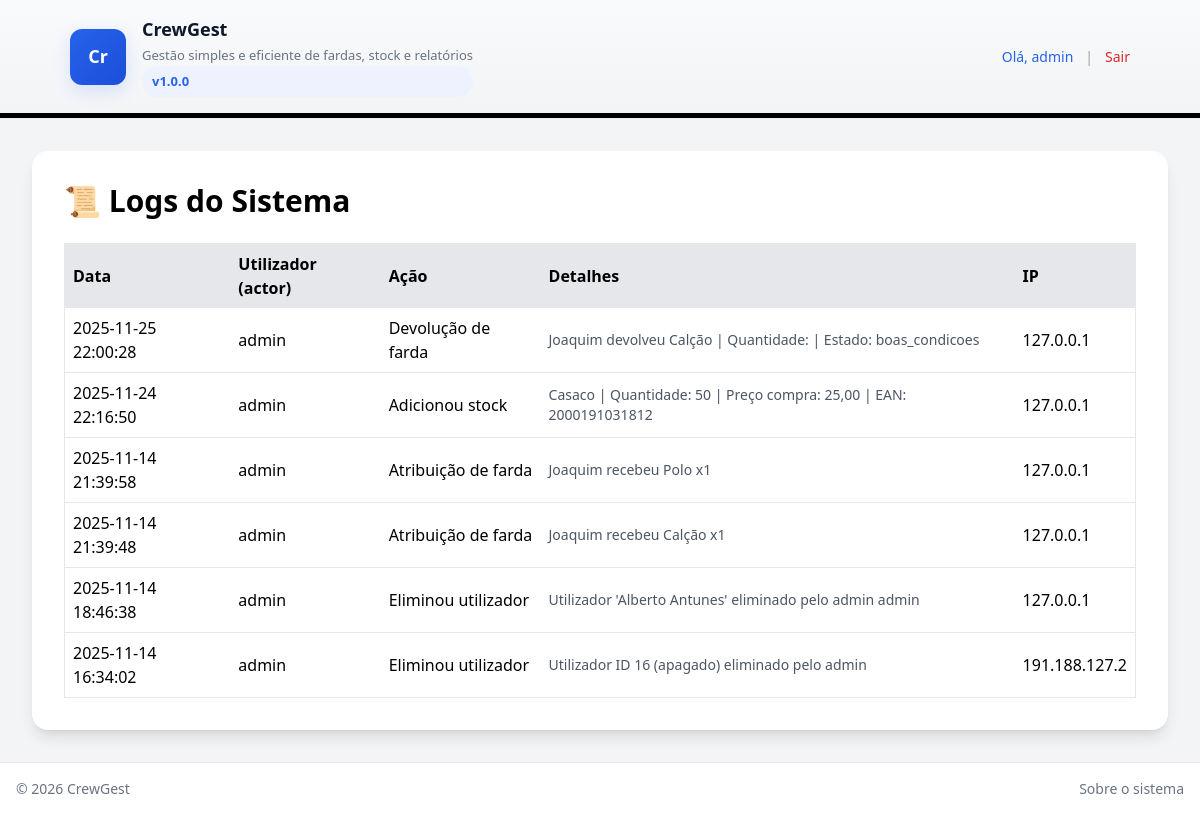
The page /reports/logs.php (signed in) on the database as committed earlier.
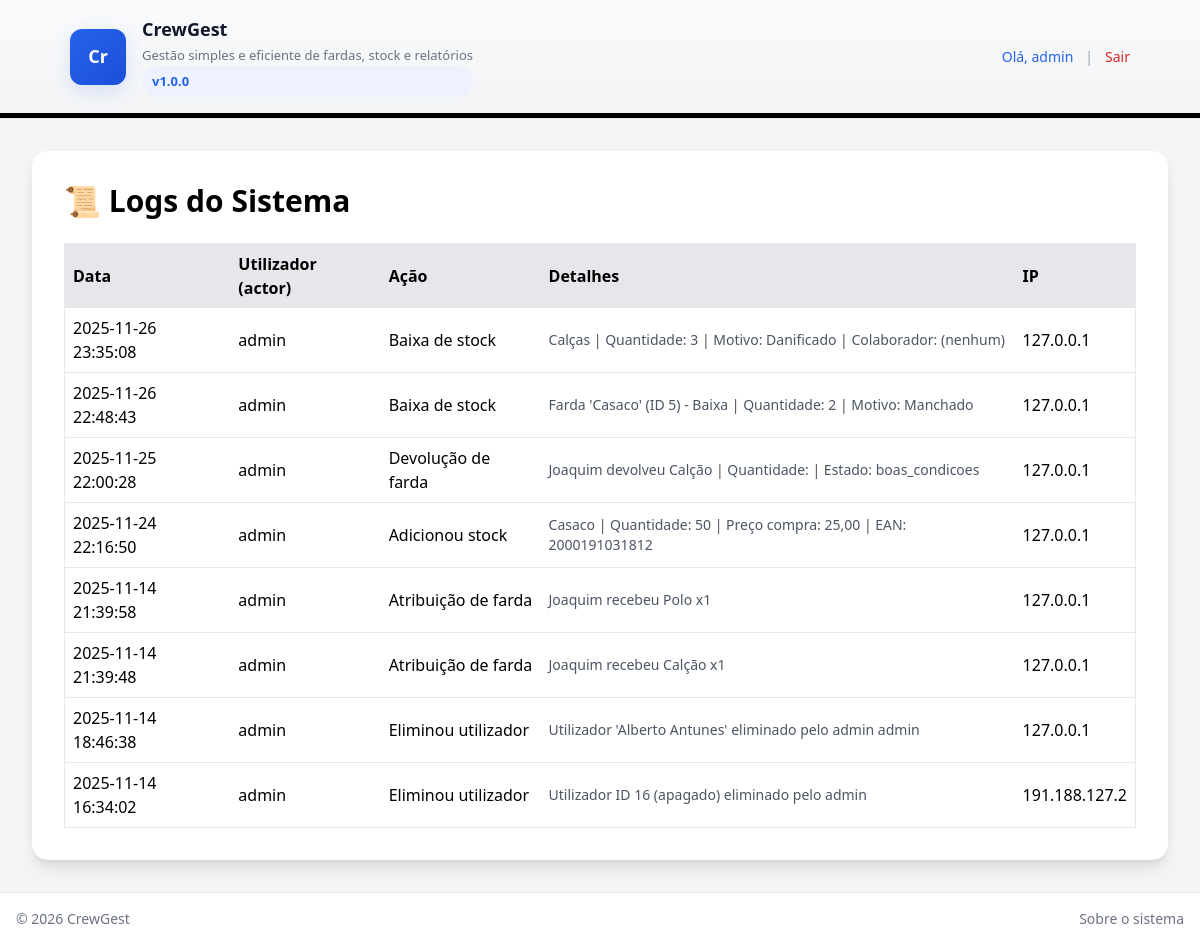
The same page on the database as committed later.
### tables this page shows
CREATE TABLE `logs` (
  `id` int(10) UNSIGNED NOT NULL,
  `user_id` int(10) UNSIGNED DEFAULT NULL,
  `acao` varchar(255) NOT NULL,
  `detalhes` text DEFAULT NULL,
  `ip` varchar(50) DEFAULT NULL,
  `criado_em` timestamp NOT NULL DEFAULT current_timestamp()
);

CREATE TABLE `utilizadores` (
  `id` int(11) UNSIGNED NOT NULL,
  `nome` varchar(255) NOT NULL,
  `email` varchar(255) NOT NULL,
  `password_hash` varchar(255) NOT NULL,
  `google_authenticator_secret` varchar(255) DEFAULT NULL,
  `role_id` int(10) UNSIGNED DEFAULT NULL,
  `is_active` tinyint(1) NOT NULL DEFAULT 0,
  `created_at` timestamp NOT NULL DEFAULT current_timestamp(),
  `updated_at` timestamp NOT NULL DEFAULT current_timestamp() ON UPDATE current_timestamp()
);

### reports/logs.php (the view, shortened to what this page needs)
<?php
require_once '../config/db.php';
$stmt = $pdo->query("
    SELECT l.*, u.nome AS nome_utilizador
    FROM logs l
    LEFT JOIN utilizadores u ON u.id = l.user_id
    ORDER BY l.id DESC
");
$logs = $stmt->fetchAll(PDO::FETCH_ASSOC);
?>
<!DOCTYPE html>
<html lang="pt-PT">
<head>
    <link href="../public/css/style.css" rel="stylesheet">
</head>
<body class="bg-gray-100">
<?php include '../src/templates/header.php'; ?>
<main class="p-8 max-w-7xl mx-auto">
    <div class="mx-auto bg-white p-8 rounded-2xl shadow-lg">
    <h1 class="text-3xl font-bold mb-6">📜 Logs do Sistema</h1>
    <table class="min-w-full border">
        <thead>
            <tr class="bg-gray-200 text-left">
                <th class="p-2">Data</th>
                <th class="p-2">Utilizador (actor)</th>
                <th class="p-2">Ação</th>
                <th class="p-2">Detalhes</th>
                <th class="p-2">IP</th>
            </tr>
        </thead>
        <tbody>
        <?php foreach ($logs as $log): ?>
            <tr class="border-b">
                <td class="p-2"><?= htmlspecialchars($log['criado_em']) ?></td>
                <td class="p-2"><?= htmlspecialchars($log['nome_utilizador'] ?? 'N/A') ?></td>
                <td class="p-2"><?= htmlspecialchars($log['acao']) ?></td>
                <td class="p-2 text-sm text-gray-600"><?= nl2br(htmlspecialchars($log['detalhes'])) ?></td>
                <td class="p-2"><?= htmlspecialchars($log['ip']) ?></td>
            </tr>
        <?php endforeach; ?>
        </tbody>
    </table>
    </div>
</main>
<?php include_once '../src/templates/footer.php'; ?>
</body>
</html>

Rows that differ between the two databases and show on the page:
added logs: criado_em "2025-11-26 23:35:08", user.nome "admin", acao "Baixa de stock", detalhes "Calças | Quantidade: 3 | Motivo: Danificado | Colaborador: (nenhum)", ip "127.0.0.1"
added logs: criado_em "2025-11-26 22:48:43", user.nome "admin", acao "Baixa de stock", detalhes "Farda 'Casaco' (ID 5) - Baixa | Quantidade: 2 | Motivo: Manchado", ip "127.0.0.1"
